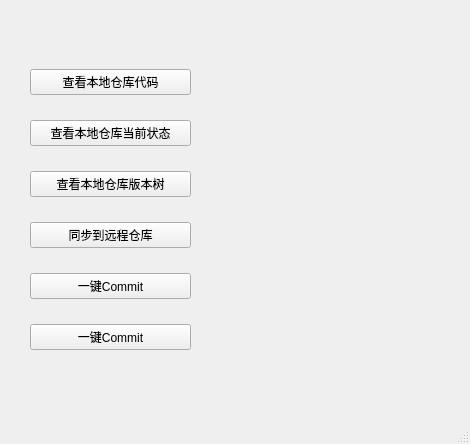
<?xml version="1.0" encoding="UTF-8"?>
<ui version="4.0">
 <class>MainWindow</class>
 <widget class="QMainWindow" name="MainWindow">
  <property name="geometry">
   <rect>
    <x>0</x>
    <y>0</y>
    <width>470</width>
    <height>444</height>
   </rect>
  </property>
  <property name="windowTitle">
   <string>MainWindow</string>
  </property>
  <widget class="QWidget" name="centralwidget">
   <widget class="QWidget" name="verticalLayoutWidget">
    <property name="geometry">
     <rect>
      <x>30</x>
      <y>50</y>
      <width>161</width>
      <height>321</height>
     </rect>
    </property>
    <layout class="QVBoxLayout" name="verticalLayout">
     <item>
      <widget class="QPushButton" name="pushButton_2">
       <property name="text">
        <string>查看本地仓库代码</string>
       </property>
      </widget>
     </item>
     <item>
      <widget class="QPushButton" name="pushButton_4">
       <property name="text">
        <string>查看本地仓库当前状态</string>
       </property>
      </widget>
     </item>
     <item>
      <widget class="QPushButton" name="pushButton_6">
       <property name="text">
        <string>查看本地仓库版本树</string>
       </property>
      </widget>
     </item>
     <item>
      <widget class="QPushButton" name="pushButton_5">
       <property name="text">
        <string>同步到远程仓库</string>
       </property>
      </widget>
     </item>
     <item>
      <widget class="QPushButton" name="pushButton_3">
       <property name="text">
        <string>一键Commit</string>
       </property>
      </widget>
     </item>
     <item>
      <widget class="QPushButton" name="pushButton">
       <property name="text">
        <string>一键Commit</string>
       </property>
      </widget>
     </item>
    </layout>
   </widget>
  </widget>
  <widget class="QMenuBar" name="menubar">
   <property name="geometry">
    <rect>
     <x>0</x>
     <y>0</y>
     <width>470</width>
     <height>23</height>
    </rect>
   </property>
  </widget>
  <widget class="QStatusBar" name="statusbar"/>
 </widget>
 <resources/>
 <connections/>
</ui>
